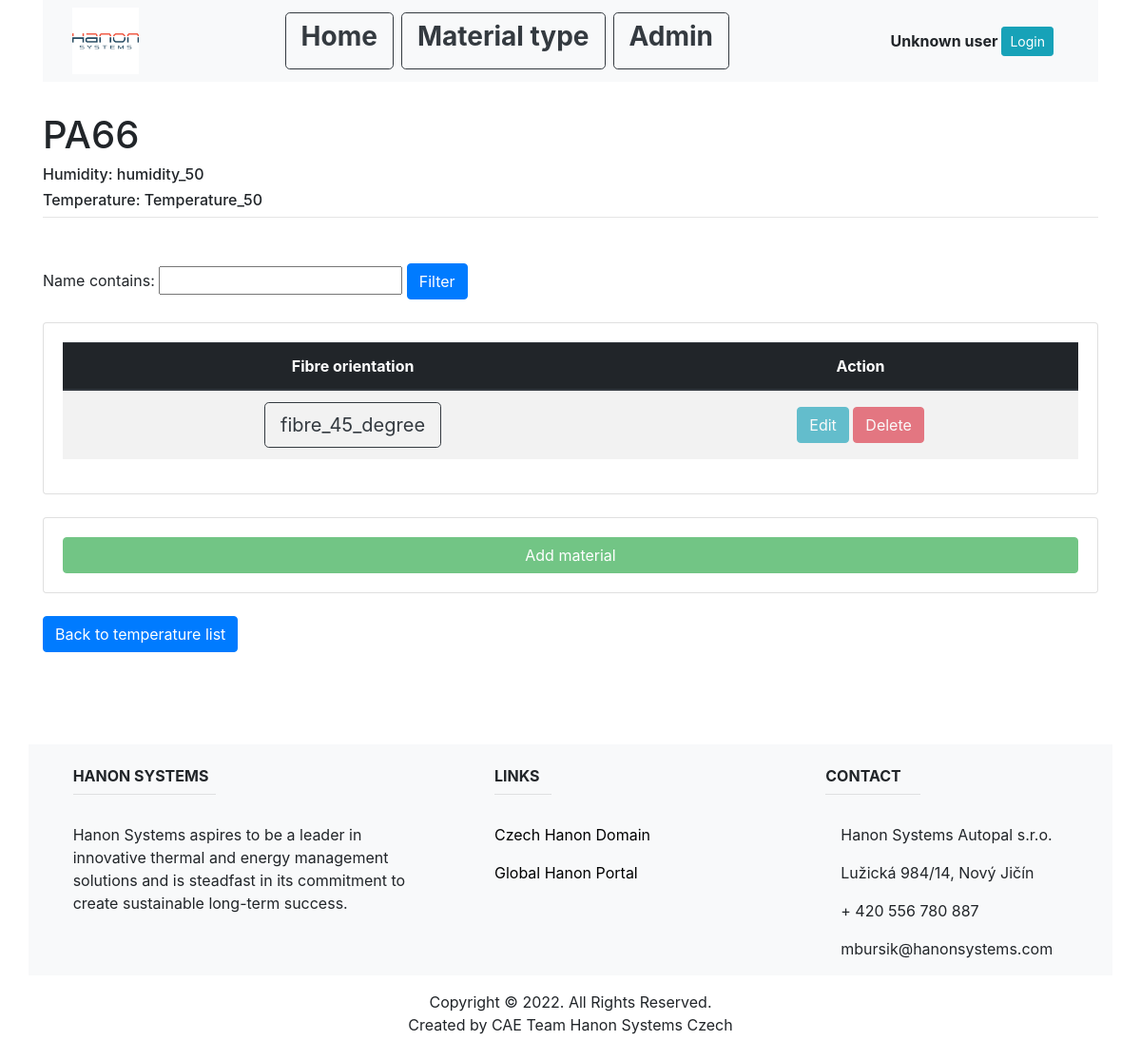
Screenshot of /material_type_list/plastic/5/22/8/7/ with the database file from the repository.
### main/models.py (models this page shows, shortened)
class Plastic(models.Model):
    name = models.CharField(max_length=200, unique=True)
    material_type_id = models.ForeignKey(MaterialType, on_delete=models.CASCADE)

class WaterContent(models.Model):
    name = models.CharField(max_length=200)
    plastic_id = models.ForeignKey(Plastic, on_delete=models.CASCADE)

class Temperature(models.Model):
    name = models.CharField(max_length=200)
    water_content_id = models.ForeignKey(WaterContent, on_delete=models.CASCADE)

class FibreOrientation(models.Model):
    name = models.CharField(max_length=200)
    E = models.FloatField()
    nu = models.FloatField(blank=True)
    rho = models.FloatField(blank=True)
    Rm = models.FloatField(blank=True)
    Re = models.FloatField(blank=True)
    Ru = models.FloatField(blank=True)
    comment = models.CharField(max_length=1000, default="")
    temperature_id = models.ForeignKey(Temperature, on_delete=models.CASCADE)

### main/views.py (the view)
# urls.py: path('material_type_list/plastic/<int:material_type_id>/<int:plastic_id>/<int:water_id>/<int:temp_id>/', views.fibre_list, name="fibre_list"),
def fibre_list(response, material_type_id, plastic_id, water_id, temp_id):
    material_type = MaterialType.objects.get(pk=material_type_id)
    material_info = Plastic.objects.get(pk=plastic_id)
    water_info = WaterContent.objects.get(pk=water_id)
    temp_info = Temperature.objects.get(pk=temp_id)
    fibre_ls = FibreOrientation.objects.filter(temperature_id=temp_id)
    my_filter = FibreFilter(response.GET, queryset=fibre_ls)
    fibre_ls = my_filter.qs
    return render(response, "main/fibre_list.html", {
        "material_type": material_type,
        "material_info": material_info,
        "water_info": water_info,
        "temp_info": temp_info,
        "fibre_ls": fibre_ls,
        "my_filter": my_filter,
    })

### main/templates/main/fibre_list.html (shortened to what this page needs)
{% extends "main/base.html" %}
{% block content %}
<br>
<h1 class="mt-2">{{material_info.name}}</h1>
<h6 class="mt-2">Humidity: {{water_info.name}}</h6>
<h6 class="mt-2">Temperature: {{temp_info.name}}</h6>
<hr class="mt-0 mb-4">
<br>
<div>
   <form method="get">
   {{my_filter.form}}
   <button class="btn btn-primary" type="submit">Filter</button>
   </form>
</div>
<br>
<div class="card card-body">
   <table class="table table-striped">
     <thead class="thead-dark">
     <tr>
         <th class="text-center align-middle" scope="col">Fibre orientation</th>
         <th class="text-center align-middle" scope="col">Action</th>
     </tr>
     </thead>
     <tbody>
         {% for item in fibre_ls %}
         <tr>
             <td class="text-center align-middle">
                 <a class="btn btn-outline-dark btn-lg" href="{%url 'fibre_info' material_type.id material_info.id water_info.id temp_info.id item.id%}" role="button">{{item.name}}</a>
             </td>
             {% if user.is_authenticated %}
             <td class="text-center align-middle">
               <a class="btn btn-info" href="{%url 'update_fibre' material_type.id material_info.id water_info.id temp_info.id item.id%}">Edit</a>
               <a class="btn btn-danger" href="{%url 'delete_fibre' material_type.id material_info.id water_info.id temp_info.id item.id%}">Delete</a>
             </td>
             {% else %}
             <td class="text-center align-middle">
               <a class="btn btn-info disabled" href="{%url 'update_fibre' material_type.id material_info.id water_info.id temp_info.id item.id%}">Edit</a>
               <a class="btn btn-danger disabled" href="{%url 'delete_fibre' material_type.id material_info.id water_info.id temp_info.id item.id%}">Delete</a>
             </td>
             {% endif %}
         </tr>
         {% empty %}
         <h2>Sorry no available data</h2>
         {% endfor %}
     </tbody>
   </table>
</div>
<br>
<div class="card card-body">
    {% if user.is_authenticated %}
    <a class="btn btn-success " href="{%url 'create_fibre' material_type.id material_info.id water_info.id temp_info.id%}">Add material</a>
    {% else %}
    <a class="btn btn-success disabled" href="{%url 'create_fibre' material_type.id material_info.id water_info.id temp_info.id%}">Add material</a>
    {% endif %}
</div>
<br>
<a class="btn btn-primary" href="{%url 'temperature_list' material_type.id material_info.id water_info.id%}" role="button">Back to temperature list</a>
{% endblock %}

### rows the page displays
Plastic: name "PA66"
WaterContent: name "humidity_50"
Temperature: name "Temperature_50"
FibreOrientation: name "fibre_45_degree"
